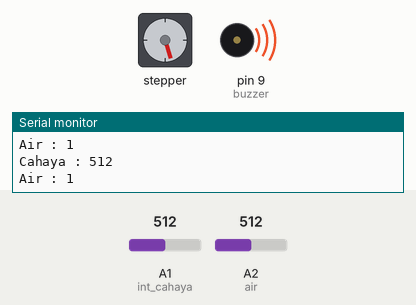
A sketch run on a simulated Arduino Uno, built with avr-gcc and run on an emulated ATmega328P. Parts: stepper motor, buzzer (waves = sounding), the last lines printed to the serial monitor. The inputs (shaded band) are chosen by the test bench; at power-on: A1 (int_cahaya) = 512, A2 (air) = 512. Stepper angles assume 4096 steps per turn.

Above: at 14.8 s.
14.9 s: A1 (int_cahaya) set to 409
20.9 s: A1 (int_cahaya) set to 386
At 24.85 s:
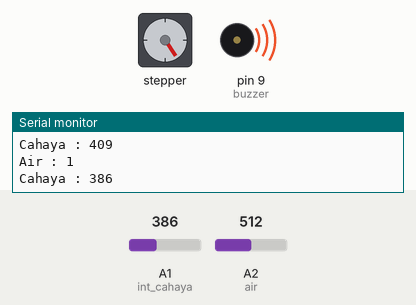
At 25.47 s:
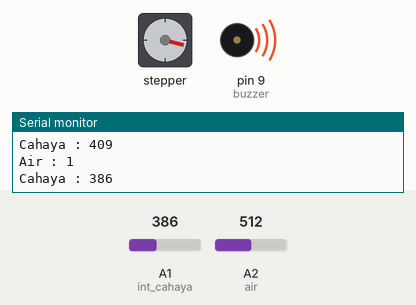
32.9 s: A2 (air) set to 673
39.9 s: A2 (air) set to 699
At 42.59 s:
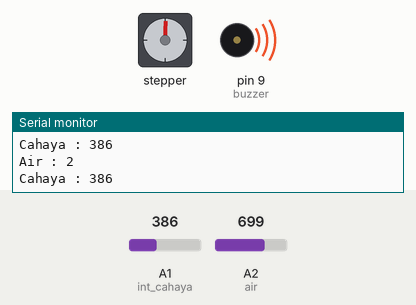
Timing chart, 0 to 46.9 s (numbered marks = the images above; inputs shaded):
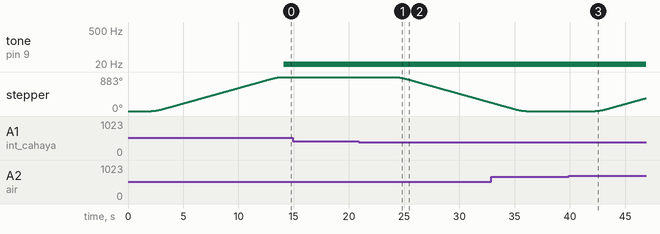

The sketch:

jemuranOtomatis.ino
```cpp
#include <AccelStepper.h>
#include <MultiStepper.h>
#define motorPin1 3
#define motorPin2 4
#define motorPin3 5
#define motorPin4 6
#define MotorInterfaceType 8

int int_cahaya = A1;
int air = A2;
int buzzer = 9;
AccelStepper stepper = AccelStepper(MotorInterfaceType,
motorPin1, motorPin3, motorPin2, motorPin4);
const int bawah=0;
const int atas=1024;
void setup() {
    pinMode(int_cahaya,INPUT);
    pinMode(air,INPUT);
    pinMode(buzzer, OUTPUT);
    stepper.setMaxSpeed(1000);
    stepper.setAcceleration(900);
    Serial.begin(9600);
}

void loop() {
  int data_air=analogRead(air);
  int range=map(data_air,bawah,atas,0,3);
  int cahaya=analogRead(int_cahaya);
  Serial.print("Air : ");
  Serial.println(range);
  delay(1000);
  Serial.print("Cahaya : ");
  Serial.println(cahaya);
  delay(1000);
  if((cahaya<=400)&&(range<=1))
  {
    stepper.runToNewPosition(0);
    tone(buzzer, HIGH);
  }
  else
  {
    stepper.runToNewPosition(10050);
    // digitalWrite(buzzer, HIGH);
    tone(buzzer, HIGH);
  }
 }
```

Measured:
- the behaviour switches between 401 and 400 on A1 (int_cahaya) (found by bisection; images 0 and 1)
- the behaviour switches between 682 and 683 on A2 (air) (found by bisection; images 2 and 3)
- after the input at 20.9 s, stepper: keeps turning counter-clockwise at about 76°/s, starting after 3.2 s
- after the input at 39.9 s, stepper: keeps turning clockwise at about 73°/s, starting after 2.4 s
- by itself, stepper: turns 883° clockwise in 11.9 s
